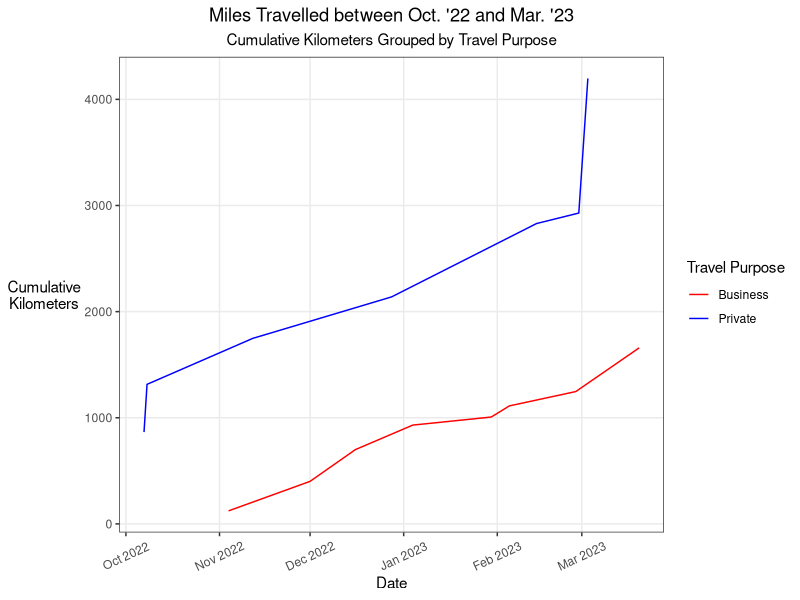
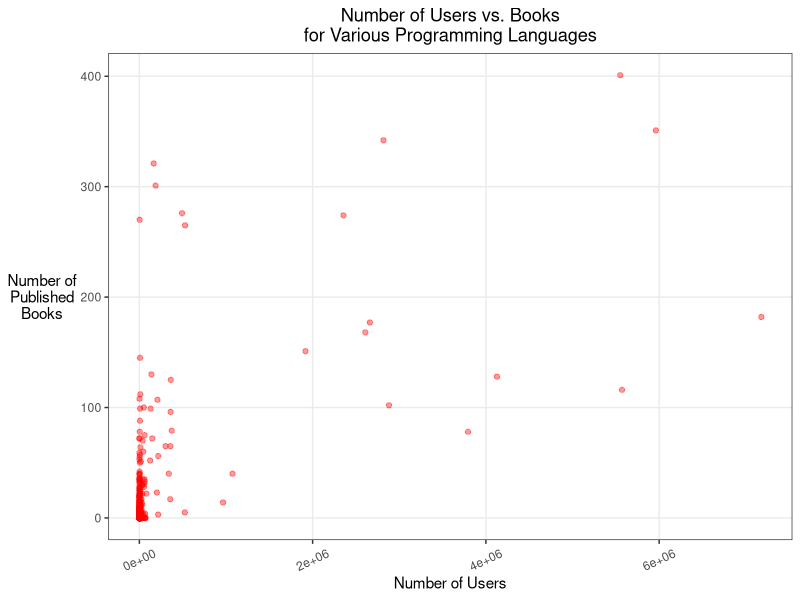
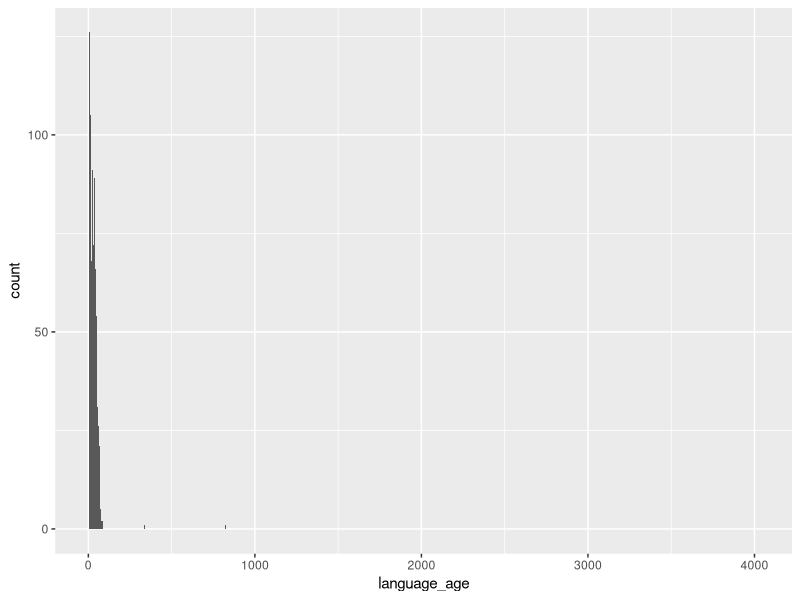
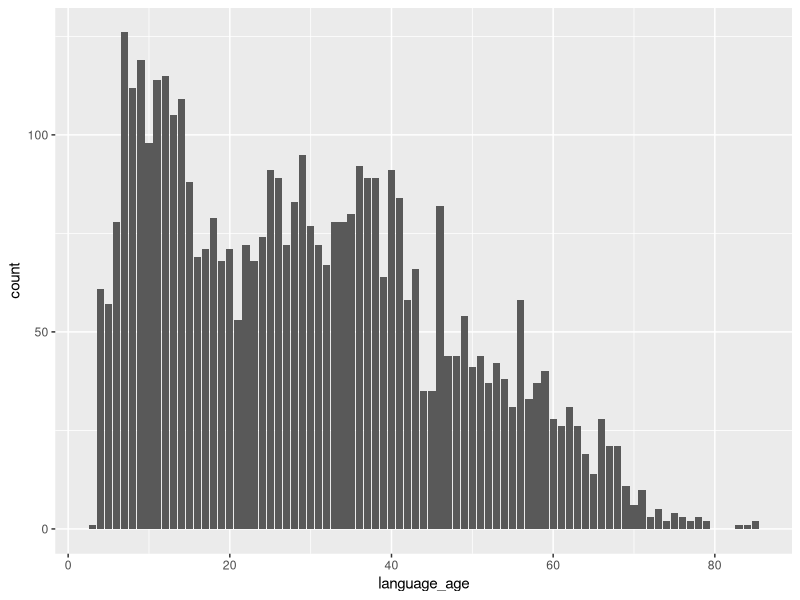

The R source for these figures, in order:
## ---- chunk 1
knitr::opts_chunk$set(echo = TRUE, options(dplyr.print_max = 5))
library(dplyr)
library(lubridate)
library(magrittr)
library(ggplot2)
## ---- chunk 2
car_rentals <- readxl::read_excel("car_rentals.xlsx")
## ---- chunk 3
(car_rentals %<>%
  tidyr::unite("rental_date", rental_date_year, rental_date_month, rental_date_day, sep = "-") %>%
  # mutate(rental_date = as.Date(rental_date)) 
  mutate(rental_date = ymd(rental_date)) )
## ---- chunk 4

car_rentals %>%
  group_by(purpose) %>%
  mutate(cumulative_miles = cumsum(total_km)) %>%
  ggplot(aes(rental_date, cumulative_miles, color = purpose)) +
  geom_line() +
  scale_color_manual(labels = c("Business", "Private"), values = c("red", "blue")) +
  scale_x_date(date_breaks = "1 month", date_labels =  "%b %Y") +
  theme_bw() +
  labs(title = "Miles Travelled between Oct. '22 and Mar. '23", 
       subtitle = "Cumulative Kilometers Grouped by Travel Purpose",
       x = "Date",
       y = "Cumulative\nKilometers",
       color = "Travel Purpose") +
  theme(
    plot.title = element_text(hjust = 0.5),
    plot.subtitle = element_text(hjust = 0.5),
    axis.title.y = element_text(angle = 0, vjust = 0.5),
    axis.text.x = element_text(angle = 25, vjust = 0.5),
    panel.grid.minor = element_blank()
    )

## ---- chunk 5
(car_rentals %<>%
  tidyr::unite("return_date", return_date_year, return_date_month, return_date_day, sep = "-") %>%
  mutate(return_date = ymd(return_date)) %>%
  mutate(rental_duration = difftime(return_date, rental_date)))
## ---- chunk 6
car_rentals %>%
  mutate(rental_duration = as.numeric(rental_duration)) %>%
  group_by(purpose) %>%
  summarise(
    mean_rental_duration_days = round(mean(rental_duration), 2)
  )
## ---- chunk 7
languages <- readr::read_csv("languages.csv")
# glimpse(languages) 
## ---- chunk 8
languages %>%
  slice_min(language_rank, n = 15) %>%
  select(Title = title, "Inception Year" = appeared, Creators = creators) %>%
  knitr::kable(
    caption = "Top 15 Most Popular Programming Languages (Source: PLDB)"
  )
## ---- chunk 9

# Note that language_rank indexes at 0!
languages %>%
  dplyr::filter(language_rank == 1) %>%
  pull(creators)
## ---- chunk 10
(languages %<>%
  mutate(language_age = year(Sys.Date()) - appeared))
## ---- chunk 11
# I don't see anything about papers, but rather a books column...
languages %>%
  ggplot(aes(x = number_of_users, y = book_count)) +
  geom_point(alpha = 0.4, color = "red") +
  theme_bw() +
  labs(title = "Number of Users vs. Books\nfor Various Programming Languages", 
       x = "Number of Users",
       y = "Number of\nPublished\nBooks") +
  theme(
    plot.title = element_text(hjust = 0.5),
    plot.subtitle = element_text(hjust = 0.5),
    axis.title.y = element_text(angle = 0, vjust = 0.5),
    axis.text.x = element_text(angle = 25, vjust = 0.5),
    panel.grid.minor = element_blank()
    )

## ---- chunk 12

(book_user_cor <- cor(languages$number_of_users, languages$book_count))

## ---- chunk 13

total_users <- sum(languages$number_of_users)
languages %>%
  group_by(pldb_id) %>%
  summarize(
    user_fraction = number_of_users/total_users
  )

## ---- chunk 14

languages %>%
  select(title,number_of_users) %>%
  slice_max(number_of_users, n=13) %>%
  group_by(title) %>%
  summarize(
    number_of_users = number_of_users,
    user_fraction = number_of_users/total_users
  ) %>%
  arrange(desc(user_fraction)) %>%
  rename(Language = title, "Number of Users" = number_of_users, "User Fraction" = user_fraction) %>%
  knitr::kable(digits = 3, caption = "Is this needed?")
## ---- chunk 15
languages %>%
  ggplot(aes(language_age)) +
  geom_bar()
## ---- chunk 16
languages %>%
  dplyr::filter(language_age > 100)
## ---- chunk 17

languages %>%
  dplyr::filter(appeared >= 1930) %>%
  ggplot(aes(language_age)) +
  geom_bar()

